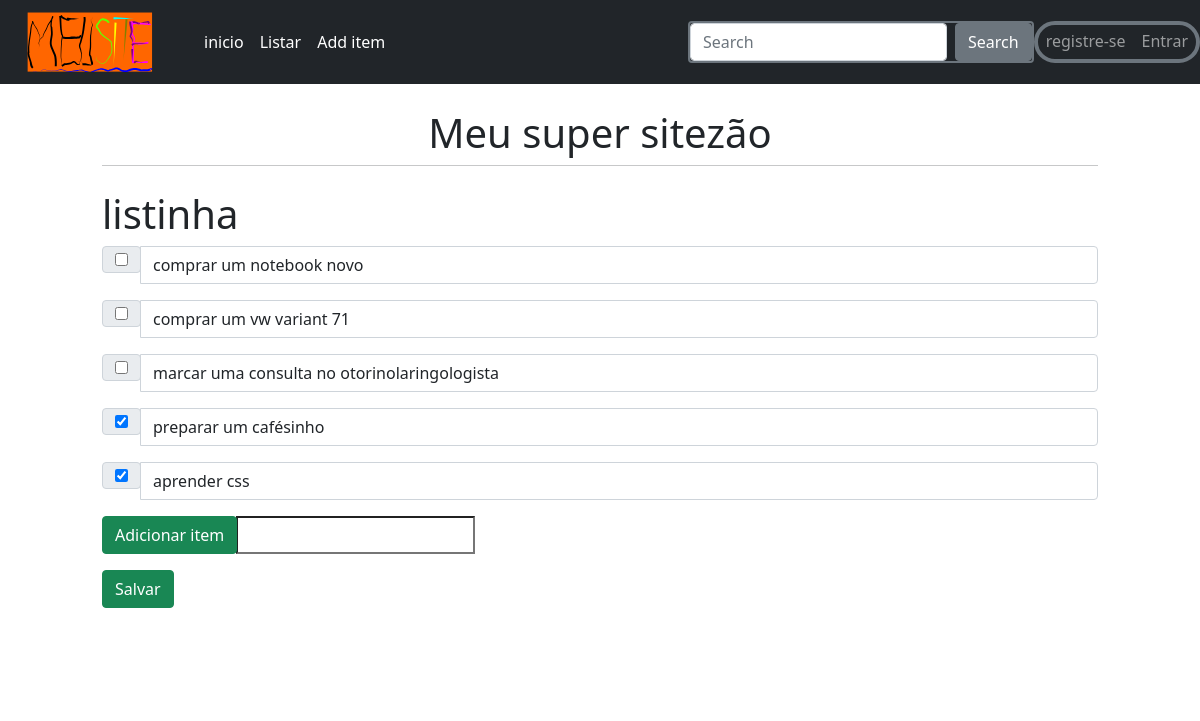
Page /2 on the earlier database version.
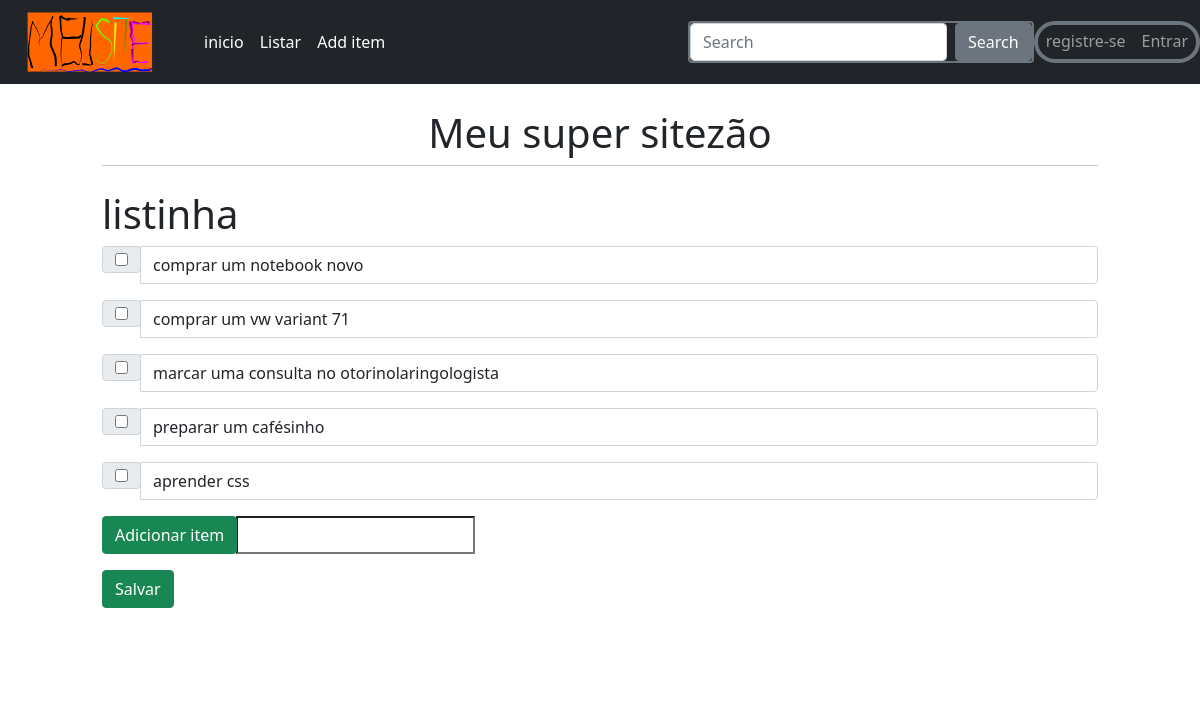
Same page on the later database version.
### main/models.py (models this page shows, shortened)
class item(models.Model):
    todolist = models.ForeignKey(ToDoList, on_delete = models.CASCADE)
    text=models.CharField(max_length=300)
    complete = models.BooleanField()

### main/views.py (the view, shortened to what this page needs)
# urls.py: path("<int:id>", views.index, name="index"),
def index(response, id):
    ls = ToDoList.objects.get(id=id)
    return render(response, "main/list.html", {"ls": ls})

### main/templates/main/list.html (shortened to what this page needs)
{% extends "main/base.html" %}
{% block content %}
    <h1>{{ls.name}}</h1>
        <form method = "post" action = "#">
            {% for item in ls.item_set.all %}
            <div class="input-group mb-3">
                <div class= "input-group-prepend">
                    <div class="input-group-text">
                        {% if item.complete == True %}
                        <input type="checkbox", value= "clicked", name = "c{{item.id}}" checked >
                    {%else%}
                        <input type="checkbox", value= "clicked", name = "c{{item.id}}">
                    {% endif %}
                    </div>
                </div>
                <input type="text", value="{{item.text}}" class="form-control">
            </div>
            {% endfor %}
        <div class= "input-group mb-3">
            <div class= "input-group-prepend">
                <button type="submit", name="newItem", value= "save", class = "btn btn-success"> Adicionar item</button>
            </div>
            <input type="text" name="new">
        </div>
        <button type="submit", name="save", value= "save", class = "btn btn-success"> Salvar</button>
    </form>
    {% endblock %}

Differences in the rows shown:
changed item "preparar um cafésinho": id "☑" → "☐"
changed item "aprender css": id "☑" → "☐"
